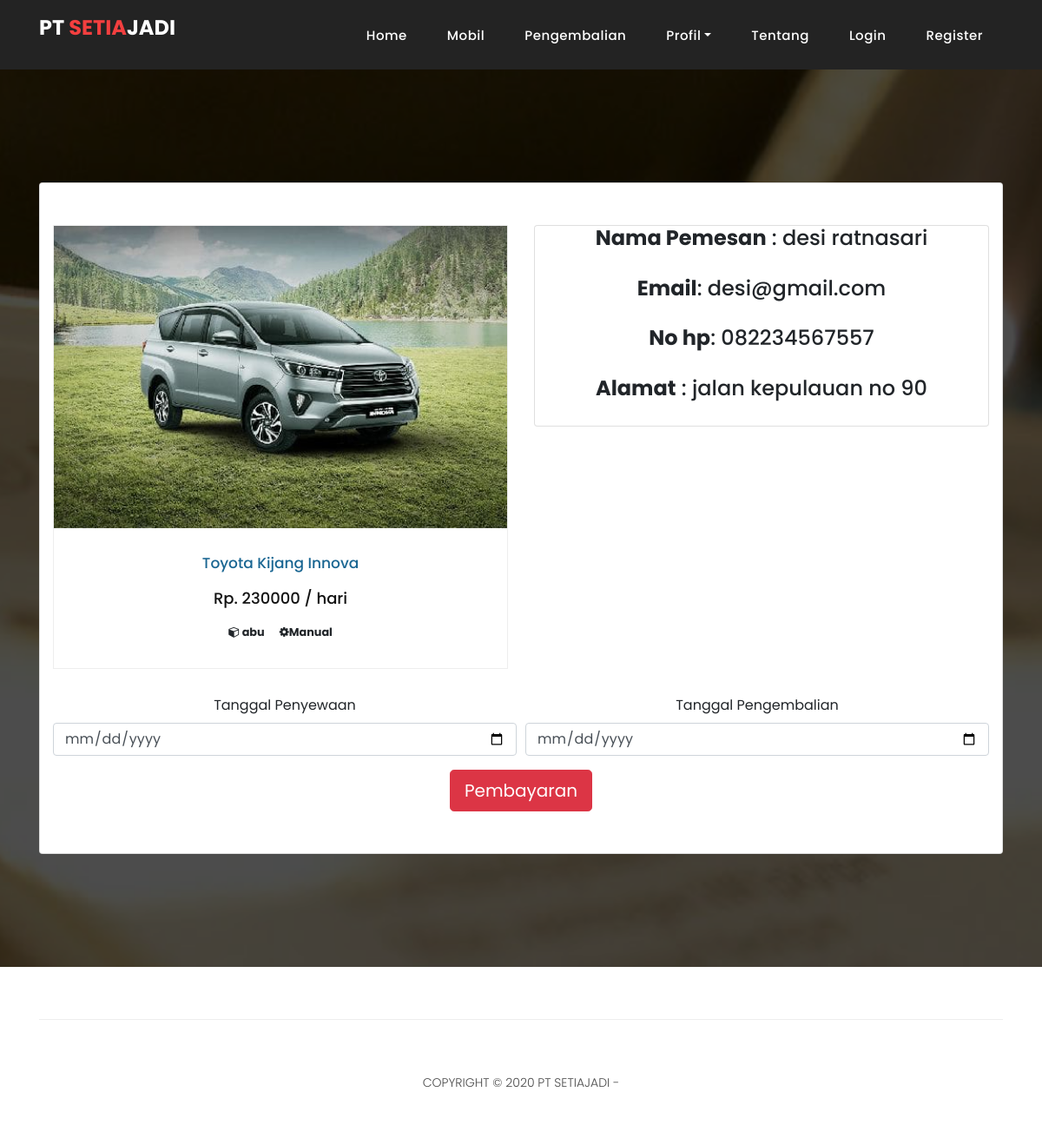
Page /sewa.php?id=9 (signed in) on the committed database.
### tables this page shows
CREATE TABLE `mobil` (
  `id_mobil` int(11) NOT NULL,
  `no_polisi` char(10) NOT NULL,
  `merek` varchar(20) NOT NULL,
  `jenis` enum('Matic','Manual') NOT NULL,
  `warna` varchar(15) NOT NULL,
  `status_mobil` enum('Disewa','Tidak Disewa') NOT NULL DEFAULT 'Tidak Disewa',
  `gambar` varchar(255) NOT NULL,
  `harga` int(11) NOT NULL
);

CREATE TABLE `penyewa` (
  `id_penyewa` int(11) NOT NULL,
  `nama_penyewa` varchar(45) DEFAULT NULL,
  `alamat_penyewa` varchar(45) DEFAULT NULL,
  `notlp_penyewa` varchar(45) DEFAULT NULL,
  `email` varchar(255) NOT NULL,
  `password` varchar(255) NOT NULL,
  `KTP` varchar(255) NOT NULL,
  `no_ktp` varchar(255) NOT NULL
);

### sewa.php (the view, shortened to what this page needs)
<!DOCTYPE html>
<html lang="en">
<?php
include "database/koneksi.php";
if(isset($_SESSION["status"]) && isset($_GET['id'])){
$id=$_GET['id'];
$id_user = $_SESSION['id'];
}
else
{
  header("location: index.php");
}
$mobil = $kon->query("SELECT * from mobil where id_mobil= $id");
$user = $kon->query("SELECT * from penyewa where id_penyewa = $id_user");
  ?>
  <head>
    <link href="vendor/bootstrap/css/bootstrap.min.css" rel="stylesheet">
    <link rel="stylesheet" href="assets/css/fontawesome.css">
    <link rel="stylesheet" href="assets/css/style.css">
    <link rel="stylesheet" href="assets/css/owl.css">
  </head>
  <body>
    <header class="">
      <nav class="navbar navbar-expand-lg">
        <div class="container">
          <a class="navbar-brand" href="index.php"><h2>PT <em>SETIA</em>JADI</h2></a>
          <div class="collapse navbar-collapse" id="navbarResponsive">
            <ul class="navbar-nav ml-auto">
                <li class="nav-item">
                    <a class="nav-link" href="index.php">Home
                    </a>
                </li>
                <li class="nav-item"><a class="nav-link" href="cars.php">Mobil</a></li>
                <li class="nav-item"><a class="nav-link" href="kembali.php">pengembalian</a></li>
                <li class="nav-item dropdown">
                  <a class="nav-link dropdown-toggle" data-toggle="dropdown" href="#" role="button" aria-haspopup="true" aria-expanded="false">Profil</a>
              </li>
              <li class="nav-item"><a class="nav-link" href="about-us.php">Tentang</a></li>
              <li class="nav-item"><a class="nav-link" href="login.php">Login</a></li>
              <li class="nav-item"><a class="nav-link" href="register.php">Register</a></li>
            </ul>
          </div>
        </div>
      </nav>
    </header>
        <div class="page-heading about-heading header-text" style="background-image: url(assets/images/heading-1-1920x500.jpg);">
            <div class="container">
              <div class="row">
                <div class="col-md-12">
                  <div class="card">
                      <div class="container my-5">
                        <div class="row">
                          <div class="col-6">
                          <?php
                            while($mb = $mobil->fetch_array(MYSQLI_ASSOC)) {
                          ?>
                            <div class="product-item">
                              <a href="#"><img src="assets/images/<?=$mb['gambar']?>" alt=""></a>
                              <div class="down-content">
                                <a href="#"><h4><?=$mb['merek']?></h4></a>
                                <h6><small></small>Rp. <?=$mb['harga']?> / hari</h6>
                                <small>
                                  <strong title="Author"><i class="fa fa-cube"></i> <?=$mb['warna']?></strong>&nbsp;&nbsp;&nbsp;&nbsp;
                                  <strong title="Views"><i class="fa fa-cog"></i><?=$mb['jenis']?></strong>
                                </small>
                              </div>
                            </div>
                          <?php
                            }
                            ?>
                          </div>
                          <div class="col-6">
                          <div class="card">
                          <?php
                            while($us = $user->fetch_array(MYSQLI_ASSOC)) {
                          ?>
                            <h4>
                              <b>Nama Pemesan</b> : <?=$us['nama_penyewa'];?> <br><br>
                             <b>Email</b>: <?=$us['email'];?>  <br><br>
                             <b>No hp</b>: <?=$us['notlp_penyewa'];?> <br><br>
                             <b>Alamat</b> : <?=$us['alamat_penyewa'];?> <br><br>
                            </h4>
                            <?php } ?>
                          </div>
                          </div>
                        </div>
                          <form action="bayar.php?id_mobil=<?=$id?>" method="post">
                          <div class="form-row">
                            <div class="form-group col-md-6">
                              <label for="inputEmail4">Tanggal Penyewaan</label>
                              <input type="date" class="form-control" id="inputEmail4" name="tgl_ambil" placeholder="Email" required min="<?=date('d/m/Y')?>">
                            </div>
                            <div class="form-group col-md-6">
                              <label for="inputPassword4">Tanggal Pengembalian</label>
                              <input type="date" class="form-control" id="inputPassword4" name="tgl_kembali" placeholder="Password" min="<?=date('d/m/Y')?>" required>
                            </div>
                          </div>
                          <button type="submit" class="btn filled-button btn-lg btn-danger text-white">Pembayaran</button>
                        </form>
                      </div>
                  </div>
                </div>
              </div>
            </div>
          </div>
    <footer>
      <div class="container">
        <div class="row">
          <div class="col-md-12">
            <div class="inner-content">
              <p>Copyright © 2020  PT SETIAJADI  -     </p>
            </div>
          </div>
        </div>
      </div>
    </footer>
  </body>
</html>

### assets/css/style.css (style rules this page uses)
body { font-family: 'Poppins', sans-serif; overflow-x: hidden; text-rendering: optimizeLegibility; -webkit-font-smoothing: antialiased; -moz-osx-font-smoothing: grayscale; }
p { margin-bottom: 0px; font-size: 14px; font-weight: 300; color: #4a4a4a; line-height: 24px; }
a { text-decoration: none!important; }
ul { padding: 0; margin: 0; list-style: none; }
h1,h2,h3,h4,h5,h6 { margin: 0px; }
.page-heading { padding: 210px 0px 130px 0px; text-align: center; background-position: center center; background-repeat: no-repeat; background-size: cover; }
header { position: absolute; z-index: 99999; width: 100%; height: 80px; background-color: #232323; -webkit-transition: all 0.3s ease-in-out 0s; -moz-transition: all 0.3s ease-in-out 0s; -o-transition: all 0.3s ease-in-out 0s; transition: all 0.3s ease-in-out 0s; }
header .navbar { padding: 17px 0px; }
.navbar .navbar-brand { float: left; margin-top: -12px; outline: none; }
.navbar .navbar-brand h2 { color: #fff; text-transform: uppercase; font-size: 24px; font-weight: 700; -webkit-transition: all .3s ease 0s; -moz-transition: all .3s ease 0s; -o-transition: all .3s ease 0s; transition: all .3s ease 0s; }
.navbar .navbar-brand h2 em { font-style: normal; color: #f33f3f; }
#navbarResponsive { z-index: 999; }
.navbar-collapse { text-align: center; }
.navbar .navbar-nav .nav-item { margin: 0px 15px; }
.navbar .navbar-nav a.nav-link { text-transform: capitalize; font-size: 15px; font-weight: 500; letter-spacing: 0.5px; color: #fff; transition: all 0.5s; margin-top: 5px; }
.product-item { border: 1px solid #eee; margin-bottom: 30px; }
.product-item .down-content { padding: 30px; position: relative; }
.product-item img { width: 100%; overflow: hidden; }
.product-item .down-content h4 { font-size: 17px; color: #1a6692; margin-bottom: 20px; }
.product-item .down-content h6 { font-size: 18px; margin-bottom: 15px; color: #121212; }
footer { text-align: center; }
footer .inner-content { border-top: 1px solid #eee; margin-top: 60px; padding: 60px 0px; }
footer .inner-content p { text-transform: uppercase; }
.page-heading { position:relative; }
.page-heading:before { content:''; position:absolute; top:0; left:0; bottom:0; right:0; background-color:rgba(0,0,0,.7); }
.page-heading .container { position:relative; z-index: 2; }

### rows in the picture
mobil: gambar (picture), merek "Toyota Kijang Innova", harga "230000", warna "abu", jenis "Manual"
penyewa: nama_penyewa "desi ratnasari", email "desi@gmail.com", notlp_penyewa "082234567557", alamat_penyewa "jalan kepulauan no 90"
